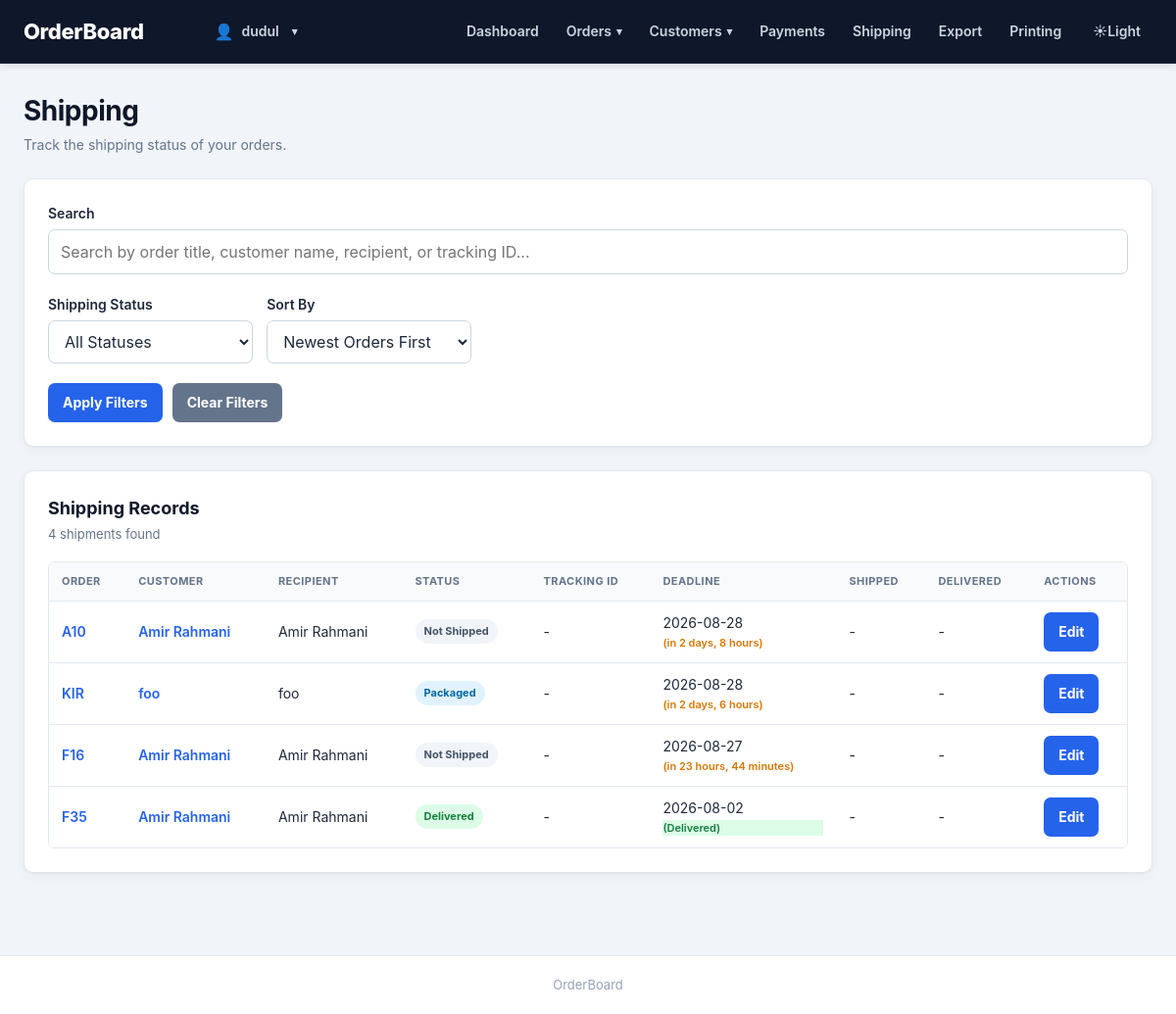
Screenshot of /shipping/ (signed in) with the database file from the repository.
### orderboard/models.py (models this page shows, shortened)
class Shipping(models.Model):
    class Status(models.TextChoices):
        NOT_SHIPPED = "not_shipped", "Not Shipped"
        PACKAGED = "packaged", "Packaged"
        SHIPPED = "shipped", "Shipped"
        DELIVERED = "delivered", "Delivered"
    order = models.OneToOneField(Order, on_delete=models.CASCADE, related_name="shipping")
    status = models.CharField(max_length=20, choices=Status.choices, default=Status.NOT_SHIPPED)
    tracking_id = models.CharField(max_length=200, blank=True)
    recipient_name = models.CharField(max_length=60)
    address = models.CharField(max_length=500)
    postal_code = models.CharField(max_length=50, blank=True)
    phone = models.CharField(max_length=30, blank=True)
    shipped_at = models.DateTimeField(blank=True, null=True)
    delivered_at = models.DateTimeField(blank=True, null=True)

class Order(models.Model):
    class Status(models.TextChoices):
        MODELING = "modeling", "Modeling Queue"
        PRINT = "print", "Print Queue"
        PAINT = "paint", "Paint Queue"
        DONE = "done", "Done"
    customer = models.ForeignKey(Customer, on_delete=models.PROTECT, related_name="orders")
    title = models.CharField(max_length=300)
    description = models.TextField(blank=True)
    source = models.CharField(max_length=50)
    status = models.CharField(max_length=20, choices=Status.choices, default=Status.MODELING)
    order_received_at = models.DateTimeField(blank=True, null=True)
    deadline = models.DateTimeField(blank=True, null=True)
    total_price = models.DecimalField(max_digits=20, decimal_places=2)
    project_cost = models.DecimalField(max_digits=20, decimal_places=2, blank=True, null=True)
    cost_details = models.TextField(blank=True)
    notes = models.TextField(blank=True)
    created_at = models.DateTimeField(auto_now_add=True)
    updated_at = models.DateTimeField(auto_now=True)

class Customer(models.Model):
    name = models.CharField(max_length=100)
    phone = models.CharField(max_length=30, blank=True)
    address = models.TextField(blank=True)
    postal_code = models.CharField(max_length=50, blank=True)
    created_at = models.DateTimeField(auto_now_add=True)
    updated_at = models.DateTimeField(auto_now=True)

### orderboard/views.py (the view, shortened to what this page needs)
@login_required
def shipping_list(request):
    shipments = (
        Shipping.objects
        .select_related(
            "order",
            "order__customer",
        )
    )
    search = request.GET.get("search", "").strip()
    status = request.GET.get("status", "").strip()
    if status:
        shipments = shipments.filter(
            status=status
        )
    sort = request.GET.get("sort", "newest").strip()
    sort_options = {
        "newest": "-order__created_at",
        "oldest": "order__created_at",
        "deadline_soonest": "order__deadline",
        "recently_shipped": "-shipped_at",
        "recently_delivered": "-delivered_at",
    }
    shipments = shipments.order_by(
        sort_options.get(sort, "-order__created_at")
    )
    context = {
        "shipments": shipments,
        "status_choices": Shipping.Status,
        "search": search,
        "selected_status": status,
        "sort": sort,
        "now": timezone.now(),
    }
    return render(
        request,
        "orderboard/shipping/list.html",
        context,
    )

### orderboard/templates/orderboard/shipping/list.html (shortened to what this page needs)
{% extends "orderboard/base.html" %}
{% block content %}
<div class="page-header">
    <div>
        <h2>Shipping</h2>
        <p class="page-description">Track the shipping status of your orders.</p>
    </div>
</div>
<section class="order-filters content-section">
    <form method="get" class="filters-form">
        <div class="filter-search">
            <label for="search">Search</label>
            <input
                type="text"
                id="search"
                name="search"
                value="{{ search }}"
                placeholder="Search by order title, customer name, recipient, or tracking ID..."
            >
        </div>
        <div class="filter-grid">
            <div>
                <label for="status">Shipping Status</label>
                <select id="status" name="status">
                    <option value="">All Statuses</option>
                </select>
            </div>
            <div>
                <label for="sort">Sort By</label>
                <select id="sort" name="sort">
                    <option value="newest" {% if sort == "newest" %}selected{% endif %}>Newest Orders First</option>
                </select>
            </div>
        </div>
        <div class="filter-actions">
            <button type="submit" class="button">Apply Filters</button>
            <a href="{% url 'shipping_list' %}" class="button secondary">Clear Filters</a>
        </div>
    </form>
</section>
<section class="content-section">
    <div class="section-header">
        <div>
            <h3>Shipping Records</h3>
            <p class="section-description">
                {{ shipments|length }} shipment{{ shipments|length|pluralize }} found
            </p>
        </div>
    </div>
    <div class="responsive-table">
        <table>
            <thead>
                <tr>
                    <th>Order</th>
                    <th>Customer</th>
                    <th>Recipient</th>
                    <th>Status</th>
                    <th>Tracking ID</th>
                    <th>Deadline</th>
                    <th>Shipped</th>
                    <th>Delivered</th>
                    <th>Actions</th>
                </tr>
            </thead>
            <tbody>
                {% for shipping in shipments %}
                    <tr class="{% if shipping.order.deadline and shipping.order.deadline < now and shipping.status != 'delivered' %}overdue{% endif %}">
                        <td data-label="Order">
                            <a href="{% url 'order_detail' shipping.order.id %}">{{ shipping.order.title }}</a>
                        </td>
                        <td data-label="Customer">
                            <a href="{% url 'customer_detail' shipping.order.customer.id %}">{{ shipping.order.customer.name }}</a>
                        </td>
                        <td data-label="Recipient">{{ shipping.recipient_name }}</td>
                        <td data-label="Status">
                            {% if shipping.status == 'not_shipped' %}
                                <span class="status-badge status-not-shipped">Not Shipped</span>
                            {% elif shipping.status == 'packaged' %}
                                <span class="status-badge status-packaged">Packaged</span>
                            {% elif shipping.status == 'shipped' %}
                                <span class="status-badge status-shipped">Shipped</span>
                            {% elif shipping.status == 'delivered' %}
                                <span class="status-badge status-delivered">Delivered</span>
                            {% else %}
                                {{ shipping.get_status_display }}
                            {% endif %}
                        </td>
                        <td data-label="Tracking ID">{{ shipping.tracking_id|default:"-" }}</td>
                        <td data-label="Deadline">
                            {% if shipping.status == 'delivered' %}
                                {{ shipping.order.deadline|date:"Y-m-d"|default:"—" }}
                                <span class="deadline-days status-delivered">
                                    (Delivered)
                                </span>
                            {% elif shipping.order.deadline %}
                                {{ shipping.order.deadline|date:"Y-m-d" }}
                                <span class="deadline-days {% if shipping.order.deadline < now %}overdue-days{% else %}upcoming-days{% endif %}">
                                    ({% if shipping.order.deadline < now %}{{ shipping.order.deadline|timesince }} ago{% else %}in {{ shipping.order.deadline|timeuntil }}{% endif %})
                                </span>
                            {% else %}
                                —
                            {% endif %}
                        </td>
                        <td data-label="Shipped">{{ shipping.shipped_at|date:"Y-m-d H:i"|default:"-" }}</td>
                        <td data-label="Delivered">{{ shipping.delivered_at|date:"Y-m-d H:i"|default:"-" }}</td>
                        <td data-label="Actions">
                            <a class="button" href="{% url 'shipping_edit' shipping.order.id %}">Edit</a>
                        </td>
                    </tr>
                {% empty %}
                    <tr>
                        <td colspan="9" class="empty-state">No shipping records found matching your criteria.</td>
                    </tr>
                {% endfor %}
            </tbody>
        </table>
    </div>
</section>
{% endblock %}

### orderboard/templates/orderboard/base.html (shortened to what this page needs)
{% load static %}
<!DOCTYPE html>
<html lang="en">
<head>
    <link rel="stylesheet" href="{% static 'orderboard/css/style.css' %}?v=5">
</head>
<body>
    <header class="site-header">
        <div class="header-inner">
            <h1 class="site-title">
                <a href="{% url 'dashboard' %}">
                    OrderBoard
                </a>
            </h1>
            {% if user.is_authenticated %}
            <div class="header-account">
                <div class="account-dropdown">
                    <button type="button" class="account-button" id="account-button" aria-expanded="false">
                        <span class="account-icon">
                            👤
                        </span>
                        <span class="account-name">
                            {{ user.username }}
                        </span>
                        <span class="dropdown-arrow">
                            ▾
                        </span>
                    </button>
                </div>
            </div>
            <nav class="main-nav">
                <a href="{% url 'dashboard' %}">
                    Dashboard
                </a>
                <div class="nav-dropdown">
                    <button type="button" class="nav-dropdown-btn" aria-expanded="false">
                        Orders
                        <span class="dropdown-arrow">
                            ▾
                        </span>
                    </button>
                </div>
                <div class="nav-dropdown">
                    <button type="button" class="nav-dropdown-btn" aria-expanded="false">
                        Customers
                        <span class="dropdown-arrow">
                            ▾
                        </span>
                    </button>
                </div>
                <a href="{% url 'payment_list' %}">
                    Payments
                </a>
                <a href="{% url 'shipping_list' %}">
                    Shipping
                </a>
                <a href="{% url 'export_center' %}">
                    Export
                </a>
                <a href="{% url 'printing_list' %}">
                    Printing
                </a>
                <button type="button" id="theme-toggle" class="theme-toggle" aria-label="Toggle theme">
                    <span id="theme-icon">
                    </span>
                    <span id="theme-text">
                    </span>
                </button>
            </nav>
            {% endif %}
        </div>
    </header>
    <main class="main-content">
        {% block content %}{% endblock %}
    </main>
    <footer class="site-footer">
        <div class="footer-inner">
            <p>
                OrderBoard
            </p>
        </div>
    </footer>
</body>
</html>

### rows the page displays
Shipping: order "A10", order.customer.name "Amir Rahmani", recipient_name "Amir Rahmani", status "Not Shipped", tracking_id "-", order.deadline "2026-08-28", order.deadline "2 days, 8 hours", shipped_at "-", delivered_at "-"
Shipping: order "KIR", order.customer.name "foo", recipient_name "foo", status "Packaged", tracking_id "-", order.deadline "2026-08-28", order.deadline "2 days, 6 hours", shipped_at "-", delivered_at "-"
Shipping: order "F16", order.customer.name "Amir Rahmani", recipient_name "Amir Rahmani", status "Not Shipped", tracking_id "-", order.deadline "2026-08-27", order.deadline "23 hours, 44 minutes", shipped_at "-", delivered_at "-"
Shipping: order "F35", order.customer.name "Amir Rahmani", recipient_name "Amir Rahmani", status "Delivered", tracking_id "-", order.deadline "2026-08-02", shipped_at "-", delivered_at "-"

### other values shown
{{ user.username }} "dudul"
{{ shipments|length }} "4"
